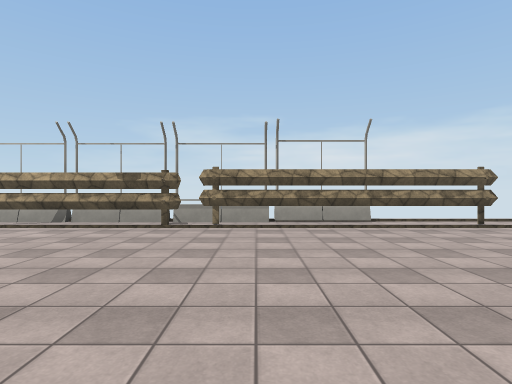
View 1 (above)

16 first-person views from a walk through a Unity game level. The camera is 1.5 m above the floor, looks level and sees 80° across. The floor is counted in squares, 2 m on a side. Each view is taken from the middle of a square. On the plan, view 1 faces up. The plan holds only what a view shows up to about 10 squares ahead; the rest is blank. The place goes on beyond the plan. The player is left out. Surface patterns are stand-ins for the level's own textures.

View 2
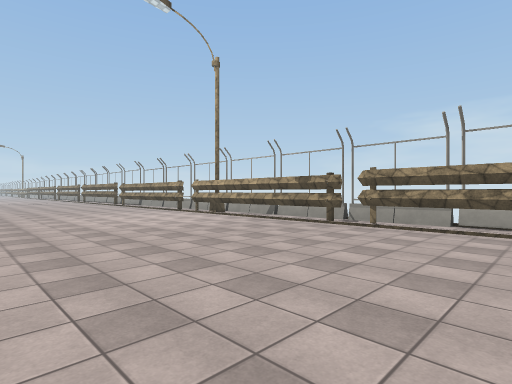

View 3
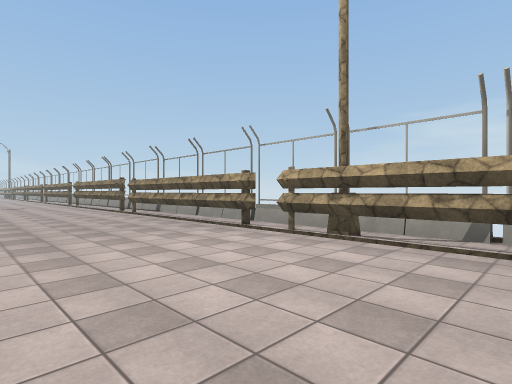

View 4
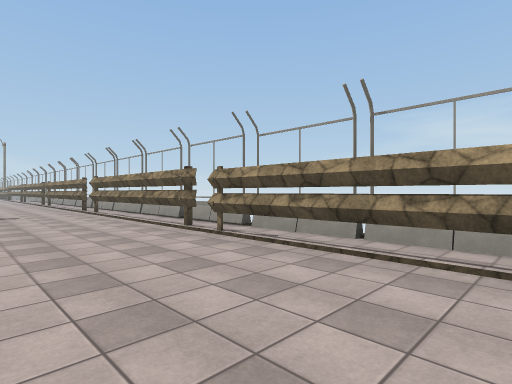

View 5
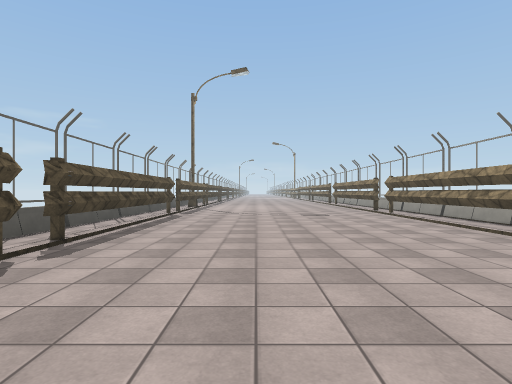

View 6
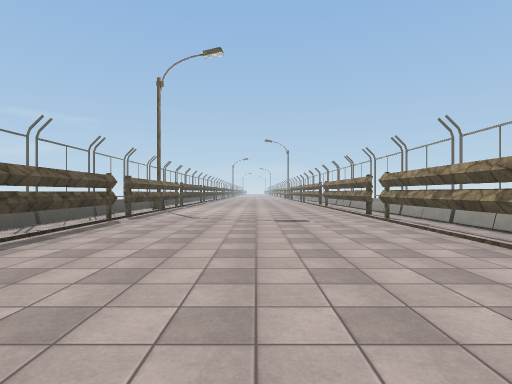

View 7
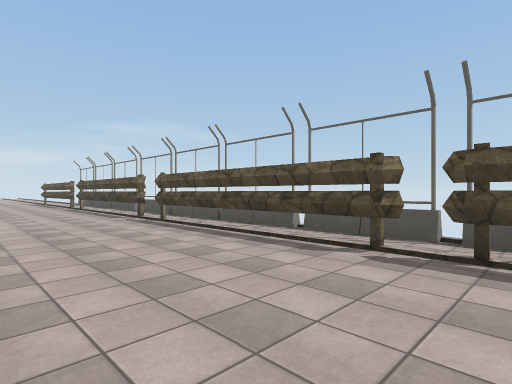

View 8
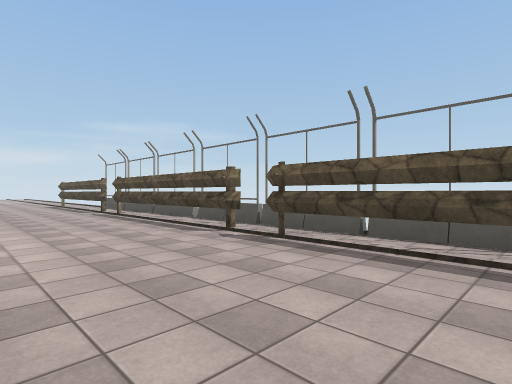

View 9
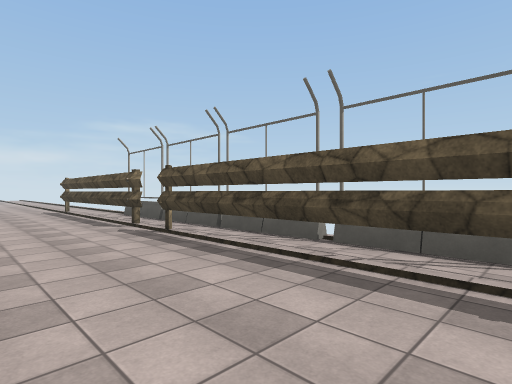

View 10
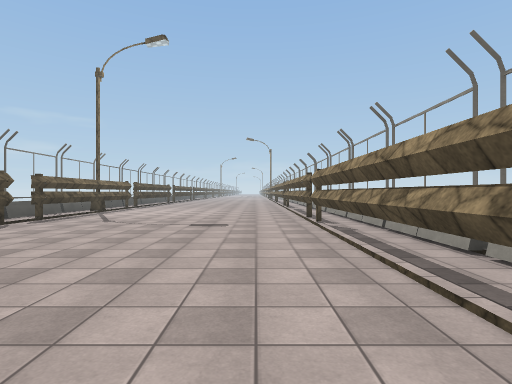

View 11
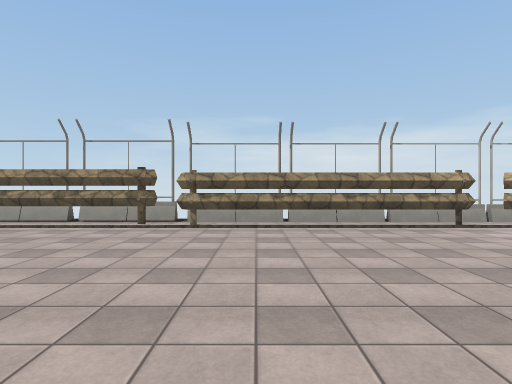

View 12
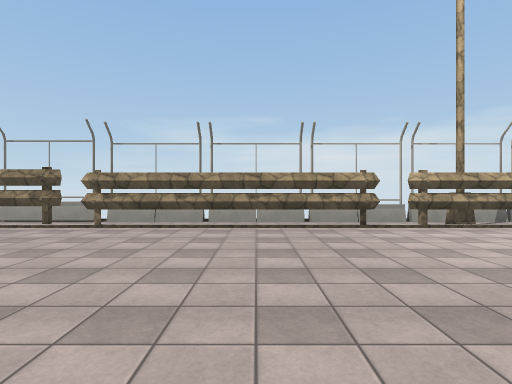

View 13
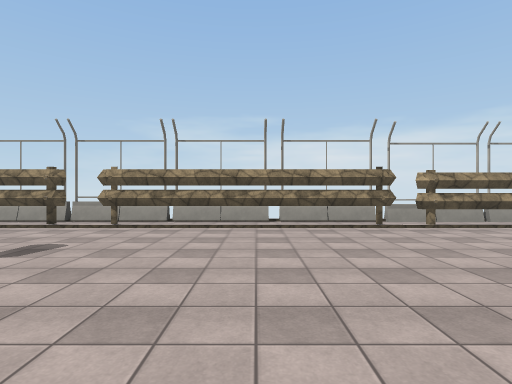

View 14
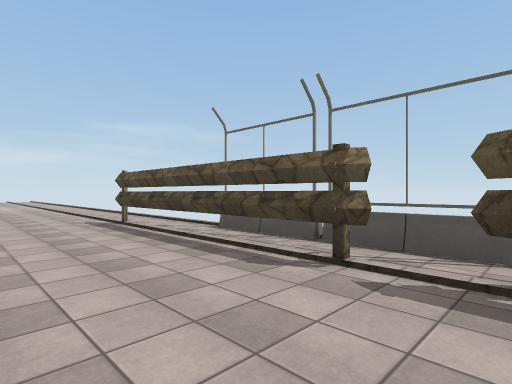

View 15
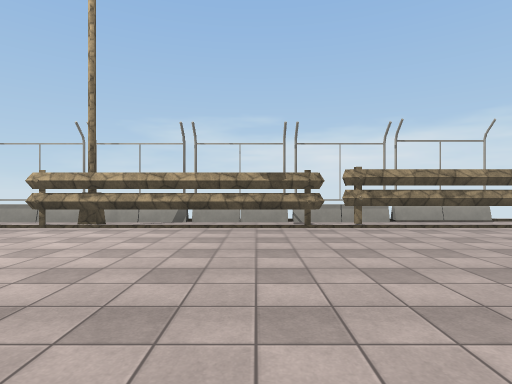

View 16
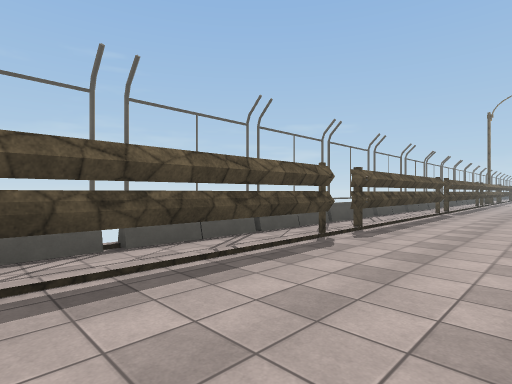

### Floor plan
Key: @ floor where view 1 was taken; # wall or solid block; x gap in a wall; . floor; = window, fence, low wall or low ledge; T thing the floor can be seen under or through.
Columns run from 23 left of view 1 to 3 right of it. Each row starts with its distance up from view 1.
  8 ===#=x==x####x####=#### ==x
  7 ...........................
  6 #.TTTTTT.TTTTTT.TTTT##.####
  5 ...........................
  4 ...........................
  3 ...........................
  2 ...........................
  1 ...........................
  0 .......................@...
 -1 ###############.######.####
 -2              ##=##  ##=##

Where each view was taken, in squares from view 1:
view 1: 0 up, 0 right, facing up
view 2: 0 up, 2 right, facing up-left
view 3: 2 up, 4 left, facing up-left
view 4: 3 up, 10 left, facing up-left
view 5: 2 up, 11 left, facing left
view 6: 3 up, 13 left, facing left
view 7: 3 up, 16 left, facing down-right
view 8: 3 up, 12 left, facing down-right
view 9: 2 up, 7 left, facing down-right
view 10: 5 up, 14 left, facing left
view 11: 0 up, 13 left, facing up
view 12: 0 up, 11 left, facing up
view 13: 0 up, 18 left, facing up
view 14: 2 up, 2 left, facing down-right
view 15: 0 up, 3 left, facing up
view 16: 2 up, 3 left, facing down-left
